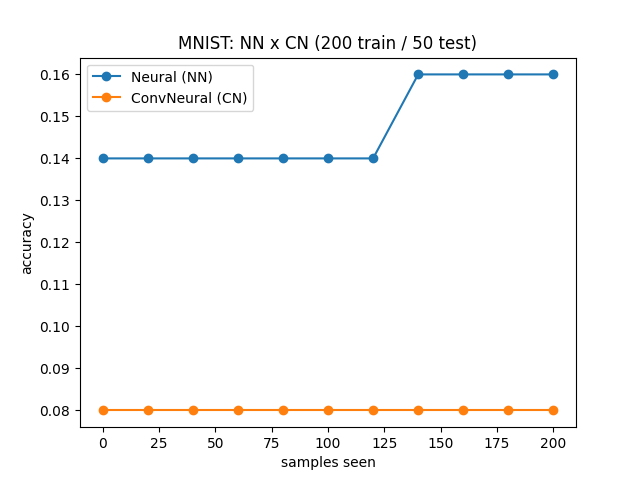

Python code for this plot:
import random
import time

from matplotlib import pyplot as plt

from Kinho import Neural, ConvNeural, Tensor
from tests.common.read_image_files import read_image_files
from tests.common.read_label_files import read_label_files
from tests.common.greaterIdx import greaterIdx
from tests.common.densityArr import densityArr

TRAIN_SIZE = 200
TEST_SIZE = 50
EVAL_EVERY = 20
N_CLASSES = 10

random.seed(42)


def load_mnist():
    images = read_image_files("data/train-images.idx3-ubyte")
    labels = read_label_files("data/train-labels.idx1-ubyte")

    zipped = list(zip(images, labels))
    random.shuffle(zipped)

    train = zipped[:TRAIN_SIZE]
    test = zipped[TRAIN_SIZE:TRAIN_SIZE + TEST_SIZE]

    return train, test


def normalize(p):
    return (p / 255.0) * 2 - 1  # [0,255] -> [-1,1], background (0) -> -1, not 0


def to_flat(image):
    return [normalize(p) for p in image]


def to_tensor(image):
    t = Tensor((1, 28, 28))
    for i in range(28):
        for j in range(28):
            t[0][i][j] = normalize(image[i * 28 + j])
    return t


def eval_nn(robot, test):
    hits = 0
    for image, label in test:
        out = robot.send(to_flat(image))
        if greaterIdx(out) == label:
            hits += 1
    return hits / len(test)


def eval_cn(robot, test):
    hits = 0
    for image, label in test:
        out = robot.send(to_tensor(image))
        out_list = [out[i] for i in range(out.shape()[0])]
        if greaterIdx(out_list) == label:
            hits += 1
    return hits / len(test)


def train_nn(train, test):
    robot = Neural(sizes=[28 * 28, 128, N_CLASSES], eta=0.01, mini_batch_size=1)

    samples_seen = [0]
    accs = [eval_nn(robot, test)]

    t0 = time.perf_counter()
    for i, (image, label) in enumerate(train):
        robot.learn(to_flat(image), densityArr(label, N_CLASSES))

        if (i + 1) % EVAL_EVERY == 0:
            acc = eval_nn(robot, test)
            samples_seen.append(i + 1)
            accs.append(acc)
            print("[NN] {}/{} samples -> acc={:.3f}".format(i + 1, len(train), acc))
    elapsed = time.perf_counter() - t0
    print("[NN] total training time: {:.1f}s".format(elapsed))

    return samples_seen, accs


def train_cn(train, test):
    robot = ConvNeural(in_shape=(1, 28, 28), filters=[4, 8, 16, 32, 32], fc_layers=[64, N_CLASSES])

    samples_seen = [0]
    accs = [eval_cn(robot, test)]

    t0 = time.perf_counter()
    for i, (image, label) in enumerate(train):
        target = Tensor().load_from(densityArr(label, N_CLASSES))
        robot.learn(to_tensor(image), target)

        if (i + 1) % EVAL_EVERY == 0:
            acc = eval_cn(robot, test)
            samples_seen.append(i + 1)
            accs.append(acc)
            print("[CN] {}/{} samples -> acc={:.3f}".format(i + 1, len(train), acc))
    elapsed = time.perf_counter() - t0
    print("[CN] total training time: {:.1f}s".format(elapsed))

    return samples_seen, accs


def main():
    train, test = load_mnist()
    print("train={} test={}".format(len(train), len(test)))

    nn_x, nn_y = train_nn(train, test)
    cn_x, cn_y = train_cn(train, test)

    plt.plot(nn_x, nn_y, label="Neural (NN)", marker='o')
    plt.plot(cn_x, cn_y, label="ConvNeural (CN)", marker='o')
    plt.xlabel("samples seen")
    plt.ylabel("accuracy")
    plt.title("MNIST: NN x CN ({} train / {} test)".format(TRAIN_SIZE, TEST_SIZE))
    plt.legend()
    plt.savefig("mnist_cn_vs_nn.png")
    print("plot saved to mnist_cn_vs_nn.png")


if __name__ == "__main__":
    main()
